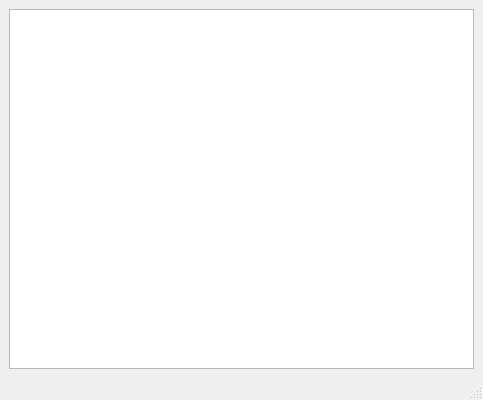
<?xml version="1.0" encoding="UTF-8"?>
<ui version="4.0">
 <class>MainWindow</class>
 <widget class="QMainWindow" name="MainWindow">
  <property name="geometry">
   <rect>
    <x>0</x>
    <y>0</y>
    <width>483</width>
    <height>400</height>
   </rect>
  </property>
  <property name="maximumSize">
   <size>
    <width>500</width>
    <height>400</height>
   </size>
  </property>
  <property name="windowTitle">
   <string>MainWindow</string>
  </property>
  <widget class="QWidget" name="centralwidget">
   <layout class="QHBoxLayout" name="horizontalLayout">
    <item>
     <widget class="QGraphicsView" name="graphicsView"/>
    </item>
   </layout>
  </widget>
  <widget class="QMenuBar" name="menubar">
   <property name="geometry">
    <rect>
     <x>0</x>
     <y>0</y>
     <width>483</width>
     <height>18</height>
    </rect>
   </property>
  </widget>
  <widget class="QStatusBar" name="statusbar"/>
 </widget>
 <resources/>
 <connections/>
</ui>
